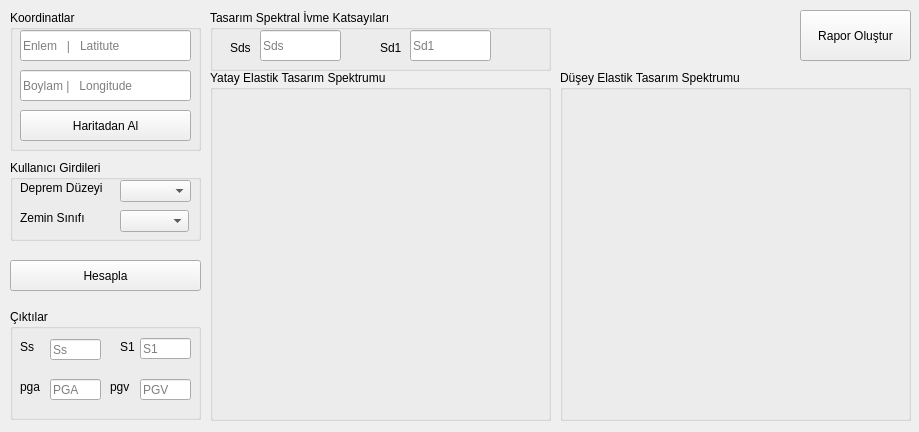
<?xml version="1.0" encoding="UTF-8"?>
<ui version="4.0">
 <class>Form</class>
 <widget class="QWidget" name="Form">
  <property name="geometry">
   <rect>
    <x>0</x>
    <y>0</y>
    <width>919</width>
    <height>432</height>
   </rect>
  </property>
  <property name="windowTitle">
   <string>Form</string>
  </property>
  <widget class="QGroupBox" name="groupBox">
   <property name="geometry">
    <rect>
     <x>10</x>
     <y>10</y>
     <width>191</width>
     <height>141</height>
    </rect>
   </property>
   <property name="title">
    <string>Koordinatlar</string>
   </property>
   <widget class="QLineEdit" name="txtLatitute">
    <property name="geometry">
     <rect>
      <x>10</x>
      <y>20</y>
      <width>171</width>
      <height>31</height>
     </rect>
    </property>
    <property name="placeholderText">
     <string>Enlem   |   Latitute</string>
    </property>
   </widget>
   <widget class="QLineEdit" name="txtLongitude">
    <property name="geometry">
     <rect>
      <x>10</x>
      <y>60</y>
      <width>171</width>
      <height>31</height>
     </rect>
    </property>
    <property name="placeholderText">
     <string>Boylam |   Longitude</string>
    </property>
   </widget>
   <widget class="QPushButton" name="btnGetCoordOnMap">
    <property name="geometry">
     <rect>
      <x>10</x>
      <y>100</y>
      <width>171</width>
      <height>31</height>
     </rect>
    </property>
    <property name="text">
     <string>Haritadan Al</string>
    </property>
   </widget>
  </widget>
  <widget class="QGroupBox" name="groupBox_2">
   <property name="geometry">
    <rect>
     <x>10</x>
     <y>160</y>
     <width>191</width>
     <height>81</height>
    </rect>
   </property>
   <property name="title">
    <string>Kullanıcı Girdileri</string>
   </property>
   <widget class="QComboBox" name="cmboxEQLevels">
    <property name="geometry">
     <rect>
      <x>110</x>
      <y>20</y>
      <width>71</width>
      <height>22</height>
     </rect>
    </property>
   </widget>
   <widget class="QLabel" name="label">
    <property name="geometry">
     <rect>
      <x>10</x>
      <y>20</y>
      <width>91</width>
      <height>16</height>
     </rect>
    </property>
    <property name="text">
     <string>Deprem Düzeyi</string>
    </property>
   </widget>
   <widget class="QLabel" name="label_2">
    <property name="geometry">
     <rect>
      <x>10</x>
      <y>50</y>
      <width>71</width>
      <height>16</height>
     </rect>
    </property>
    <property name="text">
     <string>Zemin Sınıfı</string>
    </property>
   </widget>
   <widget class="QComboBox" name="cmboxGroundClass">
    <property name="geometry">
     <rect>
      <x>110</x>
      <y>50</y>
      <width>69</width>
      <height>22</height>
     </rect>
    </property>
   </widget>
  </widget>
  <widget class="QGroupBox" name="groupBox_3">
   <property name="geometry">
    <rect>
     <x>10</x>
     <y>309</y>
     <width>191</width>
     <height>111</height>
    </rect>
   </property>
   <property name="title">
    <string>Çıktılar</string>
   </property>
   <widget class="QLineEdit" name="lineSs">
    <property name="geometry">
     <rect>
      <x>40</x>
      <y>30</y>
      <width>51</width>
      <height>21</height>
     </rect>
    </property>
    <property name="readOnly">
     <bool>true</bool>
    </property>
    <property name="placeholderText">
     <string>Ss</string>
    </property>
   </widget>
   <widget class="QLineEdit" name="lineS1">
    <property name="geometry">
     <rect>
      <x>130</x>
      <y>29</y>
      <width>51</width>
      <height>21</height>
     </rect>
    </property>
    <property name="readOnly">
     <bool>true</bool>
    </property>
    <property name="placeholderText">
     <string>S1</string>
    </property>
   </widget>
   <widget class="QLineEdit" name="linePGA">
    <property name="geometry">
     <rect>
      <x>40</x>
      <y>70</y>
      <width>51</width>
      <height>21</height>
     </rect>
    </property>
    <property name="readOnly">
     <bool>true</bool>
    </property>
    <property name="placeholderText">
     <string>PGA</string>
    </property>
   </widget>
   <widget class="QLineEdit" name="linePGV">
    <property name="geometry">
     <rect>
      <x>130</x>
      <y>70</y>
      <width>51</width>
      <height>21</height>
     </rect>
    </property>
    <property name="readOnly">
     <bool>true</bool>
    </property>
    <property name="placeholderText">
     <string>PGV</string>
    </property>
   </widget>
   <widget class="QLabel" name="label_3">
    <property name="geometry">
     <rect>
      <x>10</x>
      <y>30</y>
      <width>21</width>
      <height>16</height>
     </rect>
    </property>
    <property name="text">
     <string>Ss</string>
    </property>
   </widget>
   <widget class="QLabel" name="label_4">
    <property name="geometry">
     <rect>
      <x>10</x>
      <y>70</y>
      <width>21</width>
      <height>16</height>
     </rect>
    </property>
    <property name="text">
     <string>pga :</string>
    </property>
   </widget>
   <widget class="QLabel" name="label_5">
    <property name="geometry">
     <rect>
      <x>110</x>
      <y>30</y>
      <width>21</width>
      <height>16</height>
     </rect>
    </property>
    <property name="text">
     <string>S1</string>
    </property>
   </widget>
   <widget class="QLabel" name="label_6">
    <property name="geometry">
     <rect>
      <x>100</x>
      <y>70</y>
      <width>21</width>
      <height>16</height>
     </rect>
    </property>
    <property name="text">
     <string>pgv</string>
    </property>
   </widget>
  </widget>
  <widget class="QPushButton" name="btnCalculate">
   <property name="geometry">
    <rect>
     <x>10</x>
     <y>260</y>
     <width>191</width>
     <height>31</height>
    </rect>
   </property>
   <property name="text">
    <string>Hesapla</string>
   </property>
  </widget>
  <widget class="QGroupBox" name="groupBox_4">
   <property name="geometry">
    <rect>
     <x>210</x>
     <y>10</y>
     <width>341</width>
     <height>61</height>
    </rect>
   </property>
   <property name="title">
    <string>Tasarım Spektral İvme Katsayıları</string>
   </property>
   <widget class="QLineEdit" name="lineSds">
    <property name="geometry">
     <rect>
      <x>50</x>
      <y>20</y>
      <width>81</width>
      <height>31</height>
     </rect>
    </property>
    <property name="readOnly">
     <bool>true</bool>
    </property>
    <property name="placeholderText">
     <string>Sds</string>
    </property>
   </widget>
   <widget class="QLineEdit" name="lineSd1">
    <property name="geometry">
     <rect>
      <x>200</x>
      <y>20</y>
      <width>81</width>
      <height>31</height>
     </rect>
    </property>
    <property name="readOnly">
     <bool>true</bool>
    </property>
    <property name="placeholderText">
     <string>Sd1</string>
    </property>
   </widget>
   <widget class="QLabel" name="label_7">
    <property name="geometry">
     <rect>
      <x>20</x>
      <y>30</y>
      <width>21</width>
      <height>16</height>
     </rect>
    </property>
    <property name="text">
     <string>Sds</string>
    </property>
   </widget>
   <widget class="QLabel" name="label_8">
    <property name="geometry">
     <rect>
      <x>170</x>
      <y>30</y>
      <width>21</width>
      <height>16</height>
     </rect>
    </property>
    <property name="text">
     <string>Sd1</string>
    </property>
   </widget>
  </widget>
  <widget class="QGroupBox" name="groupBox_5">
   <property name="geometry">
    <rect>
     <x>210</x>
     <y>70</y>
     <width>341</width>
     <height>351</height>
    </rect>
   </property>
   <property name="title">
    <string>Yatay Elastik Tasarım Spektrumu</string>
   </property>
   <widget class="QLabel" name="lblHorSpectGraph">
    <property name="geometry">
     <rect>
      <x>10</x>
      <y>30</y>
      <width>321</width>
      <height>311</height>
     </rect>
    </property>
    <property name="text">
     <string/>
    </property>
   </widget>
  </widget>
  <widget class="QGroupBox" name="groupBox_6">
   <property name="geometry">
    <rect>
     <x>560</x>
     <y>70</y>
     <width>351</width>
     <height>351</height>
    </rect>
   </property>
   <property name="title">
    <string>Düşey Elastik Tasarım Spektrumu</string>
   </property>
   <widget class="QLabel" name="lblVerSpectGraph">
    <property name="geometry">
     <rect>
      <x>10</x>
      <y>30</y>
      <width>331</width>
      <height>311</height>
     </rect>
    </property>
    <property name="text">
     <string/>
    </property>
   </widget>
  </widget>
  <widget class="QPushButton" name="btnCreateReport">
   <property name="geometry">
    <rect>
     <x>800</x>
     <y>10</y>
     <width>111</width>
     <height>51</height>
    </rect>
   </property>
   <property name="text">
    <string>Rapor Oluştur</string>
   </property>
  </widget>
 </widget>
 <resources/>
 <connections/>
</ui>
